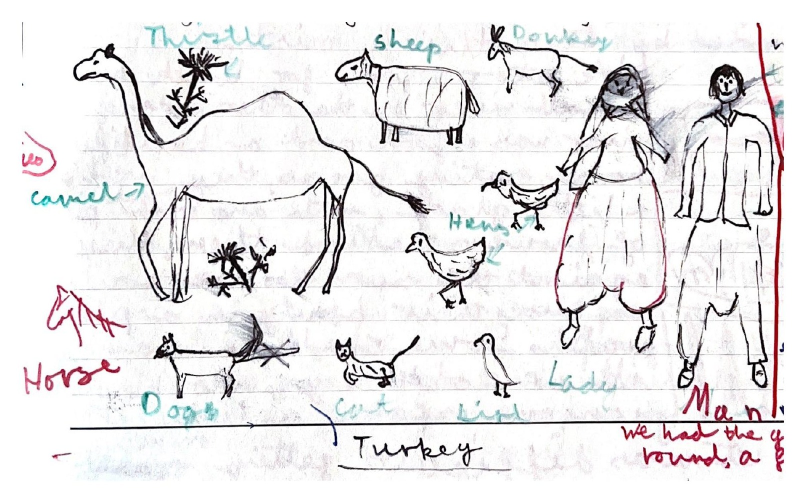
#> input picture docs/photos/diary_pix/cropped/d-1976-09-10-nomads-and-animals.jpg, 1613 x 1006 px (shown at 1/2 size)
$ python -i process_diary_pix.py   (imports and definitions only)
#> lines starting #> are read from the running program, lines starting #| are printed output that depends on the picture; after the words box and inside, x2 and y2 are one past the last pixel; in counts of white or black regions, pixels touching at a corner belong together
#> further down, picture is the input picture: PIL image 1613x1006 RGB; mean R, G, B 232.6, 230.8, 231.8
"""Parse and process the DB/FB/HB "Diary pix" folders: Denise, Francis and
Helena's own drawings and diary pages, scanned as one PDF or image per item
and named "YYYY-MM-DD <initials> <title>.ext".

Writes metadata/diary_pix.toml (one [[pix]] per item), a whitespace-cropped
full-resolution master per item under build/photos/diary_pix/cropped/ (the
scanned pages have wide blank margins around the actual drawing), and
thumb/display JPEGs derived from that crop.
"""

import argparse
import os
import re
import subprocess
import tempfile
from pathlib import Path

import tomlkit
from PIL import Image

ROOT = Path(__file__).resolve().parents[1]
DATA = ROOT / "metadata"

# The scans live in the private archive repo, not here. Resolution order:
# --source-root, then $TRIP_ARCHIVE, then the pre-split in-repo location -
# the same order publish_full_res.py uses.
ENV_ROOT = os.environ.get("TRIP_ARCHIVE")
DEFAULT_SOURCE_ROOT = Path(ENV_ROOT) if ENV_ROOT else ROOT / "data"

FOLDER_NAMES = {
    "D": "DB 1976-77 Diary pix",
    "F": "FB 1976-77 Diary pix",
    "H": "HB 1976-77 Diary pix",
}


# [12 lines left out: function folders, not called in this run]

NAME_RE = re.compile(r"^(\d{4}-\d{2}-\d{2}) [A-Z]{2} (.+)\.(pdf|jpg|jpeg|png)$", re.IGNORECASE)


def slugify(text: str) -> str:
    return re.sub(r"[^a-z0-9]+", "-", text.lower()).strip("-")


_FORMAT_PRIORITY = {"pdf": 0, "jpg": 1, "jpeg": 1, "png": 2}


# [24 lines left out: function parse_folder, not called in this run]


def autocrop_whitespace(im: Image.Image, threshold: int = 240) -> Image.Image:
    """Crop to the bounding box of non-near-white content, with a small margin.

    These are scans of a drawing on a much larger sheet of paper, so the
    raw render is mostly blank margin - this trims it down to the actual
    artwork.
    """
#> called with threshold = 240
    gray = im.convert("L")
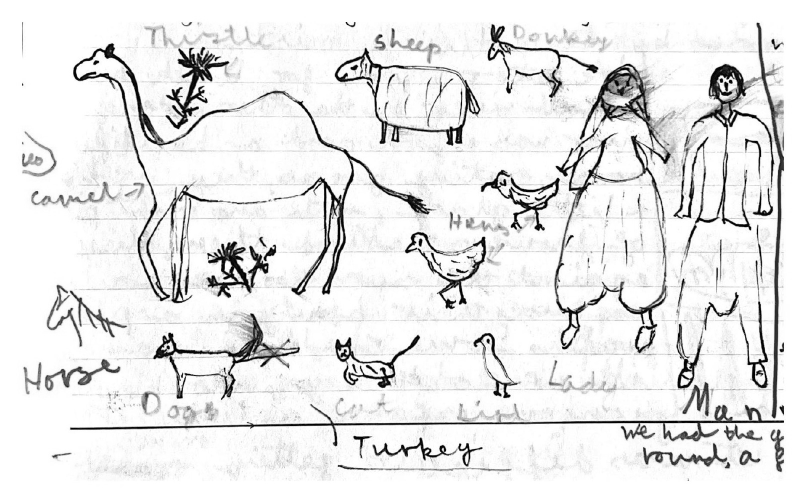
#> gray: PIL image 1613x1006 L (shown at 1/2 size); min 0, max 255, mean 231.5
    mask = gray.point(lambda p: 255 if p < threshold else 0)
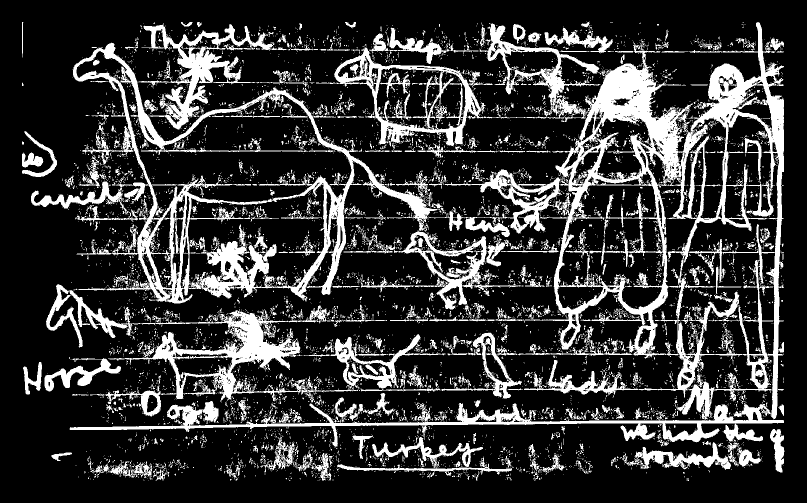
#> mask: PIL image 1613x1006 L (shown at 1/2 size); 21.5% white; 8000 white regions (7376 under 20 px), largest, box (x1, y1, x2, y2) and area: (139, 44, 1568, 895) 116714, (62, 86, 874, 607) 54201, (216, 619, 717, 805) 17870
    bbox = mask.getbbox()
#> bbox = (44, 43, 1569, 962)
    if bbox is None:
        return im
    padding = max(15, round(0.02 * max(im.width, im.height)))
#> padding = 32
    left = max(0, bbox[0] - padding)
#> left = 12
    top = max(0, bbox[1] - padding)
#> top = 11
    right = min(im.width, bbox[2] + padding)
#> right = 1601
    bottom = min(im.height, bbox[3] + padding)
#> bottom = 994
    return im.crop((left, top, right, bottom))
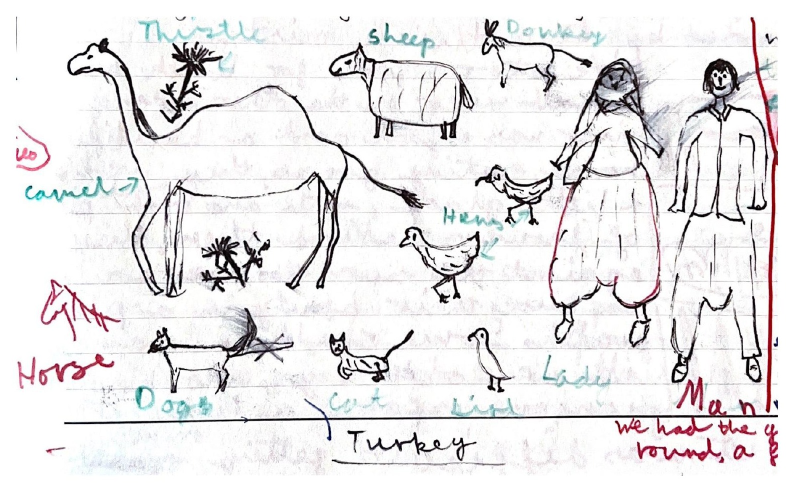
#> returned value: PIL image 1589x983 RGB (shown at 1/2 size); mean R, G, B 231.7, 229.9, 230.9


# [70 lines left out: functions make_derivative, render_source, main, not called in this run]


# [9 lines not run here, left out]

>>> from PIL import Image
>>> picture = Image.open('../docs/photos/diary_pix/cropped/d-1976-09-10-nomads-and-animals.jpg')
>>> result = autocrop_whitespace(picture)

$ run again, on docs/photos/diary_pix/display/d-1976-10-08-flower.jpg
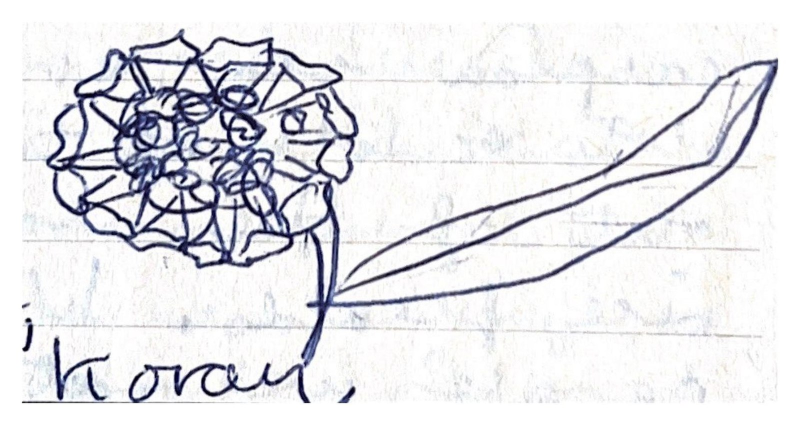
#> input picture docs/photos/diary_pix/display/d-1976-10-08-flower.jpg, 1600 x 850 px (shown at 1/2 size)
#> picture is the input picture: PIL image 1600x850 RGB; mean R, G, B 228.7, 228.8, 232.5
#> in autocrop_whitespace, `mask = gray.point(lambda p: 255 if p < threshold else 0)`:
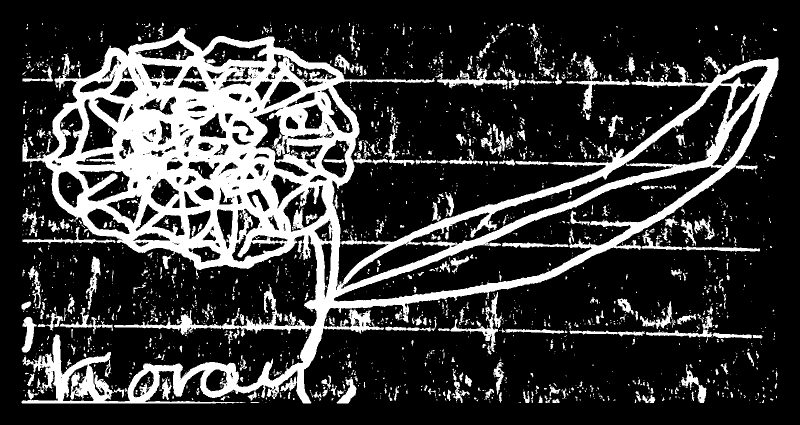
#> mask: PIL image 1600x850 L (shown at 1/2 size); 22.4% white; 2454 white regions (1970 under 20 px), largest, box (x1, y1, x2, y2) and area: (43, 56, 1557, 807) 238548, (1132, 111, 1261, 240) 2199, (876, 584, 1004, 709) 2120
#> bbox = (43, 45, 1557, 807)
#> left = 11
#> top = 13
#> right = 1589
#> bottom = 839
#> in autocrop_whitespace, `return im.crop((left, top, right, bottom))`:
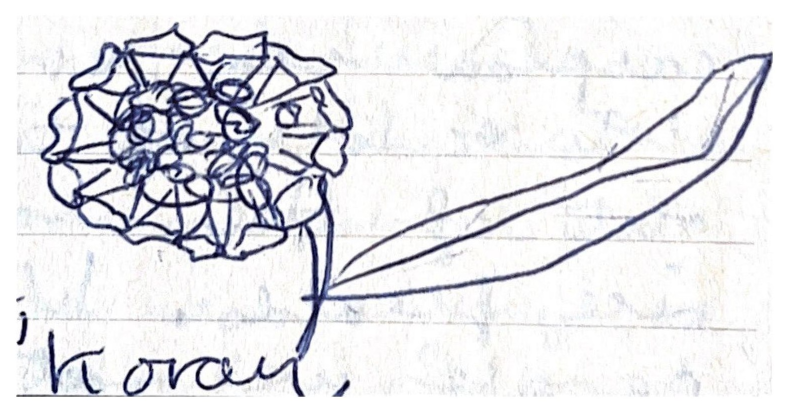
#> returned value: PIL image 1578x826 RGB (shown at 1/2 size); mean R, G, B 227.5, 227.7, 231.5
